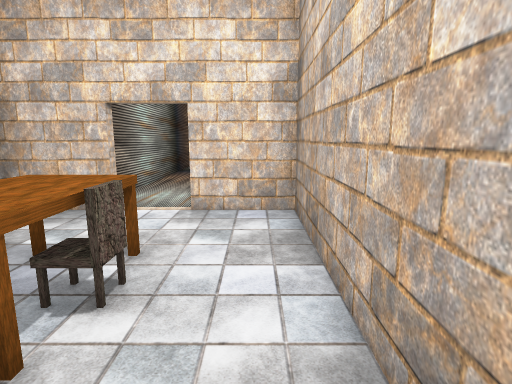
[1] (above)

12 first-person views from a walk through a Godot game level. The camera is 1.4 m above the floor, tilts 10° down and sees 80° across. Doors that lead somewhere are drawn open, without their leaves. The floor is counted in squares, 1.03 m on a side. Each view is taken from the middle of a square. On the plan, view 1 faces up. The plan holds only what a view shows up to about 14 squares ahead; the rest is blank. The place goes on beyond the plan.

[2]
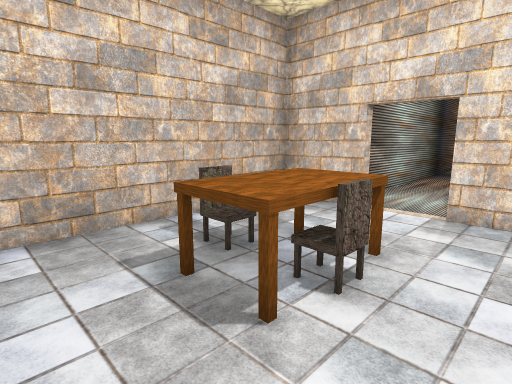

[3]
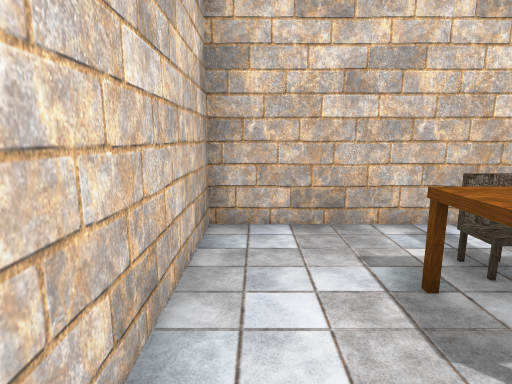

[4]
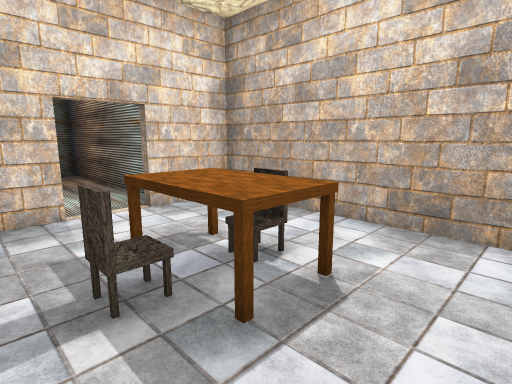

[5]
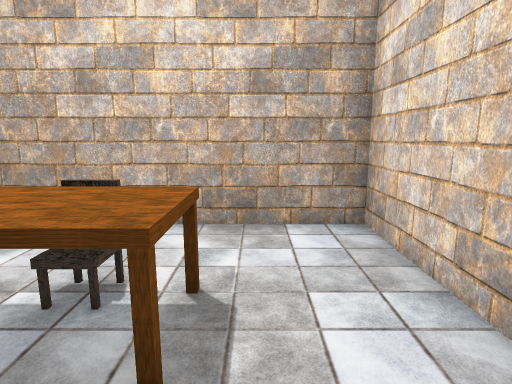

[6]
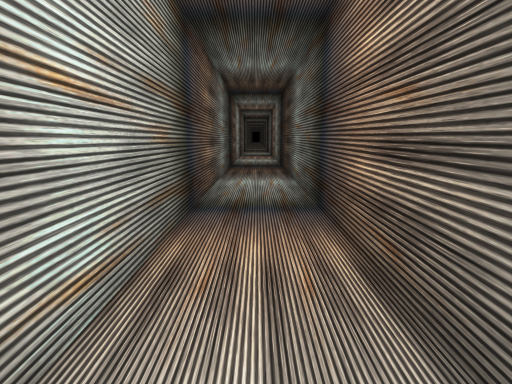

[7]
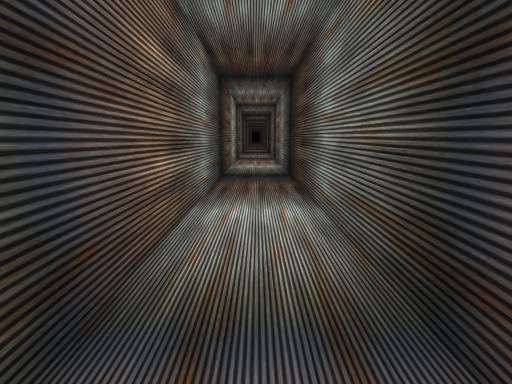

[8]
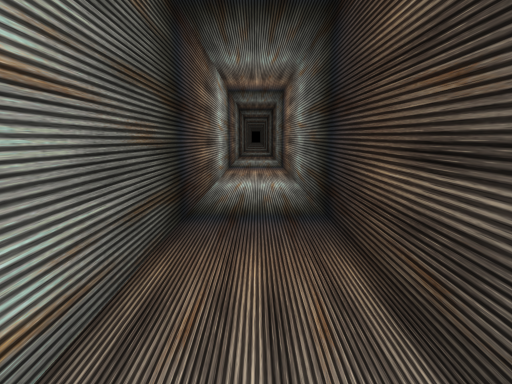

[9]
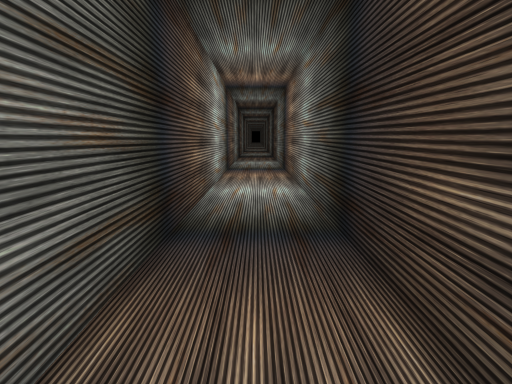

[10]
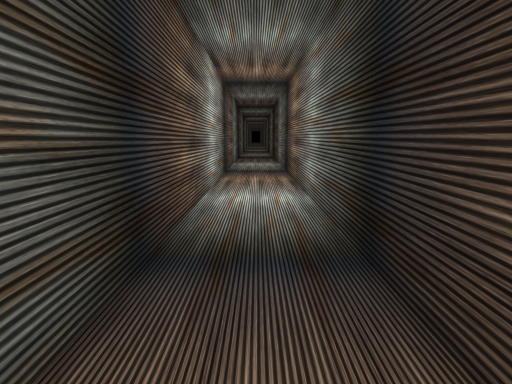

[11]
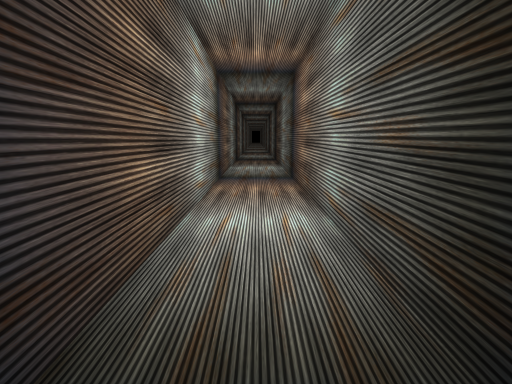

[12]
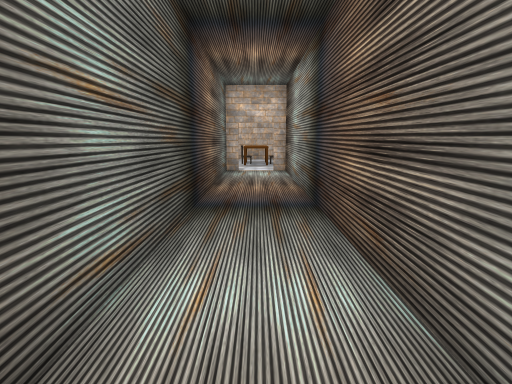

### Floor plan
Ten units are one square. View 1 is at (0, 0); x grows to the right and y downward. Boxes are objects, and circles mark ways between rooms. Rooms are numbered by the first view taken in them; rooms with no view inside come last. Other rooms are left out.
<svg viewBox="-52 -320 65 332">
<path fill="none" stroke="#000" d="M-26 -57 -47 -57 -47 7 8 7 8 -57 -12 -57M-32 -315 -32 -60 -28 -60M-7 -60 -7 -315"/>
<rect x="-35" y="-35" width="10" height="20" fill="#bbb"><title>chair</title></rect>
<rect x="-25" y="-35" width="10" height="20" fill="#bbb"><title>table</title></rect>
<rect x="-15" y="-35" width="10" height="10" fill="#bbb"><title>chair</title></rect>
<circle cx="-15" cy="-60" r="3" fill="#2a7"/>
<text x="-20" y="-30">1</text>
<text x="-30" y="-190">2</text>
</svg>
Room 1 opens to room 2.

Where each view was taken, in squares from view 1:
view 1: 0 up, 0 right, facing up
view 2: 0 up, 0 right, facing up-left
view 3: 0 up, 0 right, facing left
view 4: 0 up, 4 left, facing up-right
view 5: 1 up, 4 left, facing right
view 6: 7 up, 2 left, facing up
view 7: 11 up, 2 left, facing up
view 8: 17 up, 2 left, facing up
view 9: 18 up, 2 left, facing up
view 10: 19 up, 2 left, facing up
view 11: 21 up, 2 left, facing up
view 12: 19 up, 2 left, facing down
